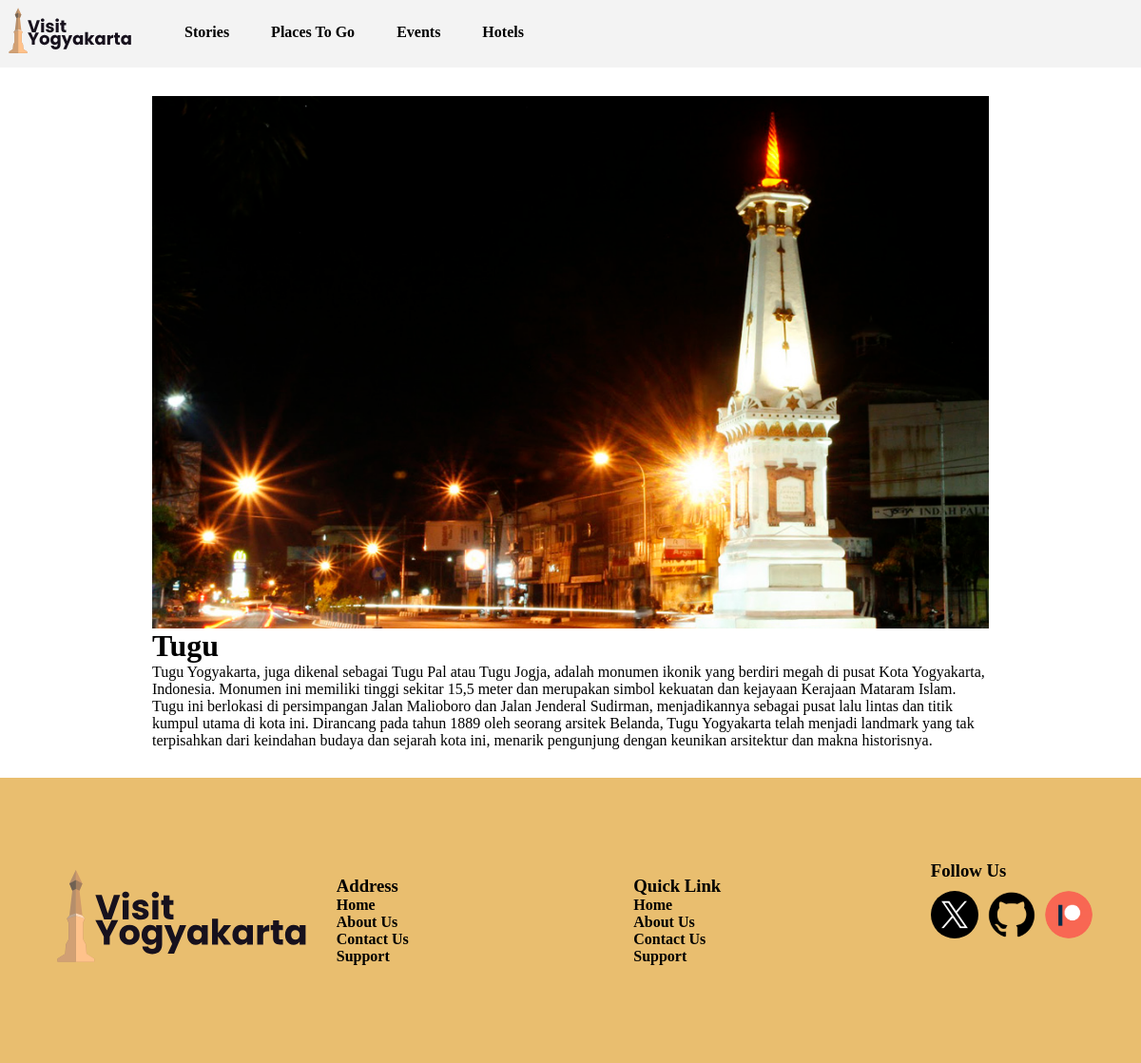
The app's page /GenericPlace.php?idplace=1 with its own data.
### tables this page shows
CREATE TABLE `gambar_region` (
  `id_gambar_reg` int(11) NOT NULL,
  `nama_tempat` varchar(255) NOT NULL,
  `gambar` text NOT NULL,
  `cerita` text NOT NULL,
  `id_daerah` int(11) NOT NULL,
  `trip_cost` enum('Premium','Average','Low_cost','') NOT NULL
);

CREATE TABLE `daerah_region` (
  `id_region` int(11) NOT NULL,
  `region` varchar(255) NOT NULL
);

### GenericPlace.php (the view, shortened to what this page needs)
<?php
include "databasekey.php";
$id = $_GET['idplace'];
$result_place = mysqli_query($conn, "SELECT p.id_gambar_reg,p.nama_tempat,p.gambar,p.cerita,d.region FROM gambar_region p join daerah_region d on (p.id_daerah = d.id_region) WHERE p.id_gambar_reg = $id");
$rows = mysqli_fetch_array($result_place, MYSQLI_ASSOC);
?>
<!DOCTYPE html>
<html lang="en">
<head>
    <link rel="stylesheet" href="Style/NavBarStyle.css">
    <link rel="stylesheet" href="Style/Landing/footer.css">
    <link rel="stylesheet" href="Style/GenericStyle.css">
</head>
<body>
    <div class="Navbar">
        <div class="img-logo">
            <a href="index.php"><img src="Logo.svg" alt=""></a>
        </div>
        <header class="navhead" id="NavNav">
            <nav>
                <ul class="Nav-list">
                    <li><a href="StoryPage.php">Stories</a></li>
                    <li><a href="PlacePage.php">Places To Go</a></li>
                    <li><a href="EventPage.php">Events</a></li>
                    <li><a href="HotelPage.php">Hotels</a></li>
                </ul>
            </nav>
        </header>
    </div>
    <div class="content">
        <div class="img-container" style="height: 560px;">
            <img src="assets/image/PlacesToGo/<?php echo $rows['region'] ?>/<?php echo $rows['gambar']?>" alt="" style="position: absolute; top: 0%">
        </div>
        <div class="judul-arti"><h1><?php echo $rows['nama_tempat'];?></h1></div>
        <div class="paraga"><p><?php echo $rows['cerita'];?></p></div>
    </div>
    <div class="foot-container">
        <div class="foot-img">
            <img src="Logo.svg" alt="">
        </div>
        <div class="foot-addr">
            <h3>Address</h3>
            <div class="addr-info">
                <ul>
                    <li><a href="">Home</a></li>
                    <li><a href="">About Us</a></li>
                    <li><a href="">Contact Us</a></li>
                    <li><a href="">Support</a></li>
                </ul>
            </div>
        </div>
        <div class="foot-links">
            <h3>Quick Link</h3>
            <div class="links">
                <ul>
                    <li><a href="">Home</a></li>
                    <li><a href="">About Us</a></li>
                    <li><a href="">Contact Us</a></li>
                    <li><a href="">Support</a></li>
                </ul>
            </div>
        </div>
        <div class="foot-media">
            <h3>Follow Us</h3>
            <div class="foot-logo">
                <div class="logo-container">
                    <img src="assets/image/Logo/Logo-X.webp" alt="">
                </div>
                <div class="logo-container">
                    <img src="assets/image/Logo/GitHub_Invertocat_Logo.svg.png" alt="">
                </div>
                <div class="logo-container">
                    <img src="assets/image/Logo/patreon-creators-patreon.png" alt="">
                </div>
            </div>
        </div>
    </div>
</body>
</html>

### Style/NavBarStyle.css (style rules this page uses)
* { box-sizing: border-box; padding: 0; margin: 0; background-color: rgb(255, 255, 255); font-family: "Poppins"; }
img, li, a { background-color: #f3f3f3; text-decoration: none; font-weight: 600; color: #000000; }
.Navbar { background-color: #f3f3f3; position: relative; }
.img-logo { display: inline-block; background-color: #f3f3f3; }
header { background-color: #f3f3f3; display: inline-block; padding-left: 10px; position: absolute; top: 25px; }
.Nav-list { background-color: #f3f3f3; list-style-type: none; }
.Nav-list li { display: inline-block; padding-left: 40px; }
.Nav-list li a { transition: all 0.2s ease 0s; }

### Style/Landing/footer.css (style rules this page uses)
.foot-container { background-color: rgb(233, 190, 111); width: 100%; height: 300px; display: flex; flex-direction: row; flex-wrap: nowrap; justify-content: center; align-items: center; gap: 20px; padding-left: 10px; padding-right: 20px; }
.foot-container .foot-img { flex-basis: 25%; overflow: hidden; background-color: transparent; }
.foot-container .foot-img img { width: 100%; background-color: transparent; }
.foot-container .foot-links, .foot-addr { display: flex; flex-direction: column; flex-basis: 25%; background-color: transparent; }
.foot-container h3, li, a, ul, .links , .addr-info { background-color: transparent; list-style-type: none; }
.foot-container ul { width: 50%; }
.foot-media { background-color: transparent; }
.foot-media h3 { background-color: transparent; padding-bottom: 10px; }
.foot-logo { display: flex; flex-wrap: nowrap; overflow: hidden; background-color: transparent; padding-bottom: calc(10vh - 21%); gap: 10px; }
.foot-logo .logo-container { width: 50px; height: 50px; overflow: hidden; background-color: transparent; border-radius: 50px; }
.foot-logo .logo-container img { width: 100%; background-color: transparent; }
.links ul li, .links ul li a { background-color: transparent; }
.addr-info ul li, .addr-info ul li a { background-color: transparent; }

### Style/GenericStyle.css (style rules this page uses)
body { overflow-x: hidden; background-color: white; }
* { box-sizing: border-box; padding: 0; margin: 0; background-color: rgb(255, 255, 255); font-family: "Poppins"; }
.content { display: flex; flex-direction: column; justify-content: center; width: 100%; padding: 30px 160px 30px 160px; }
.img-container { width: 100%; height: 280px; position: relative; overflow: hidden; z-index: 200; }
.img-container img { width: inherit; }

### records on screen
gambar_region: gambar.region (picture), nama_tempat "Tugu", cerita "Tugu Yogyakarta, juga dikenal sebagai Tugu Pal atau Tugu Jogja, adalah monumen ikonik yang berdiri megah di pusat Kota Yogyakarta, Indonesia. Monumen ini memiliki tinggi sekitar 15,5 meter dan merupakan simbol kekuatan dan kejayaan Kerajaan Mataram Islam. Tugu ini berlokasi di persimpangan Jalan Malioboro dan Jalan Jenderal Sudirman, menjadikannya sebagai pusat lalu lintas dan titik kumpul utama di kota ini. Dirancang pada tahun 1889 oleh seorang arsitek Belanda, Tugu Yogyakarta telah menjadi landmark yang tak terpisahkan dari keindahan budaya dan sejarah kota ini, menarik pengunjung dengan keunikan arsitektur dan makna historisnya."
